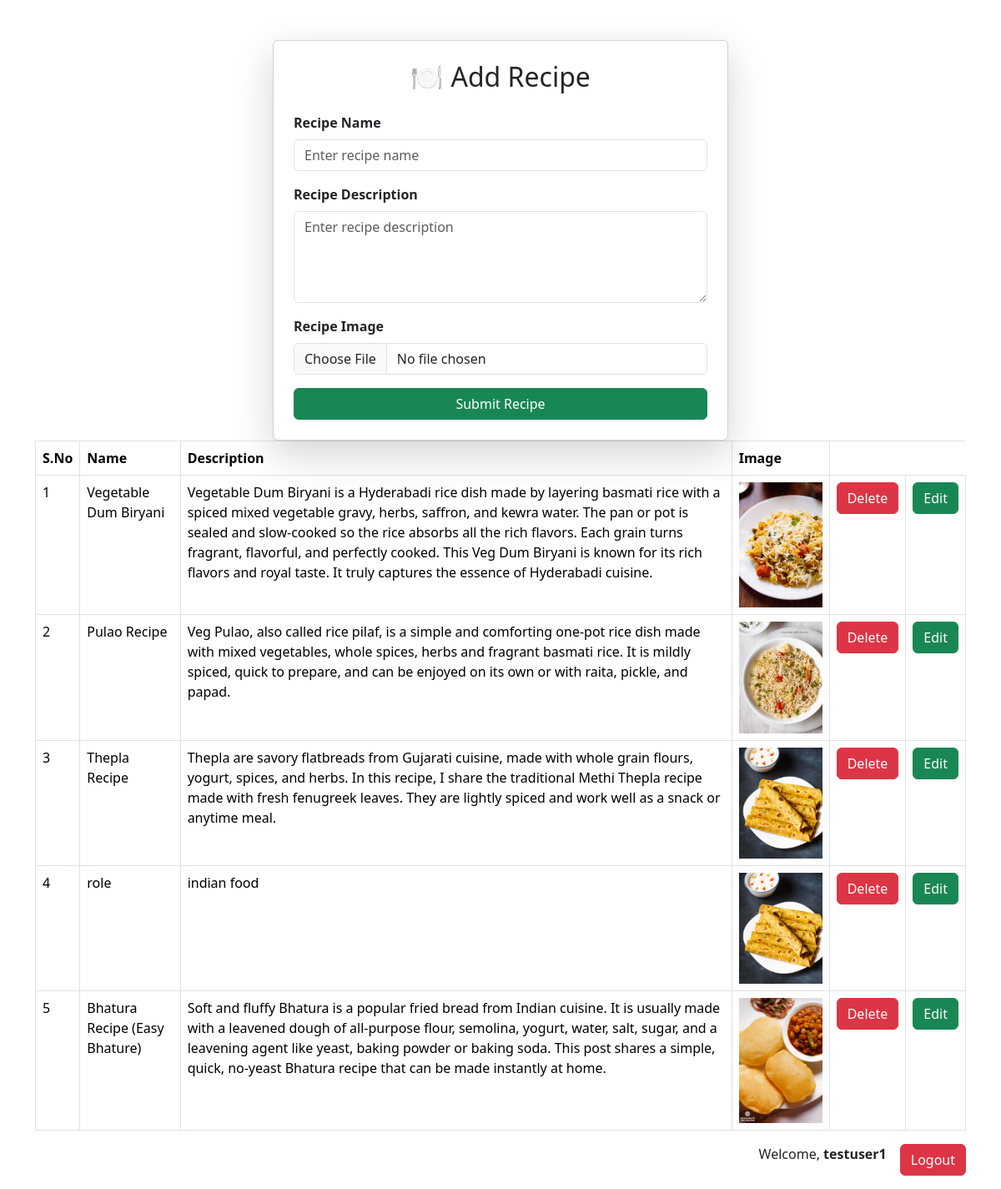
The page /recipie/ (signed in) on the database its author committed.
### vege/models.py (models this page shows)
class Recipie(models.Model):
    user = models.ForeignKey(
        User,
        on_delete=models.CASCADE
    )
    name = models.CharField(max_length=500)
    description = models.CharField(max_length=100)
    image = models.ImageField(upload_to='')

### vege/views.py (the view, shortened to what this page needs)
@login_required(login_url='login')
def recipie(request):
    print(request.user.username)
    queryset = Recipie.objects.filter(user=request.user)
    print(queryset)
    context = {'recipes': queryset}
    return render(request, 'recipie.html',context)

### vege/templates/recipie.html (shortened to what this page needs)
{% extends 'base.html' %}
{% block start %}
<div class="container mt-5">
    <div class="card shadow-lg p-4 col-md-6 mx-auto">
        <h2 class="text-center mb-4">🍽 Add Recipe</h2>
        <form method="POST" enctype="multipart/form-data">
            <div class="mb-3">
                <label class="form-label fw-bold">Recipe Name</label>
                <input
                    type="text"
                    class="form-control"
                    name="name"
                    placeholder="Enter recipe name">
            </div>
            <div class="mb-3">
                <label class="form-label fw-bold">Recipe Description</label>
                <textarea
                    class="form-control"
                    rows="4"
                    name="recipe_description"
                    placeholder="Enter recipe description"></textarea>
            </div>
            <div class="mb-3">
                <label class="form-label fw-bold">Recipe Image</label>
                <input
                    type="file"
                    class="form-control"
                    name="recipe_image">
            </div>
            <div class="d-grid">
                <button type="submit" class="btn btn-success">
                    Submit Recipe
                </button>
            </div>
        </form>
    </div>
</div>
<table class="table table-bordered">
    <tr>
        <th>S.No</th>
        <th>Name</th>
        <th>Description</th>
        <th>Image</th>
    </tr>
    {% for recipe in recipes %}
    <tr>
        <td>{{ forloop.counter }}</td>
        <td>{{ recipe.name }}</td>
        <td>{{ recipe.description }}</td>
        <td>
            {%if recipe.image %}
                <img src="{{ recipe.image.url }}" width="100">
            {% else %}
                NO IMAGE
            {% endif %}
        </td>
        <td>
    <a href="/delete/{{recipe.id}}/" class="btn btn-danger">
        Delete
    </a>
</td>
        <td>
    <a href="/update/{{ recipe.id }}/" class="btn btn-success">
        Edit
    </a>
</td>
    </tr>
    {% endfor %}
</table>
{% if request.user.is_authenticated %}
<div class="d-flex justify-content-end mb-3">
    <span class="me-3">
        Welcome, <b>{{ request.user.username }}</b>
    </span>
    <a href="{% url 'logout' %}" class="btn btn-danger">
        Logout
    </a>
</div>
{% endif %}
{% endblock %}

### home/templates/base.html (shortened to what this page needs)
<!DOCTYPE html>
<html lang="en">
<head>
    <link href="https://cdn.jsdelivr.net/npm/bootstrap@5.3.3/dist/css/bootstrap.min.css" rel="stylesheet">
</head>
<body>
    <div class="container mt-4">
        {% block start %}
        {% endblock %}
    </div>
</body>
</html>

### rows shown on the page
Recipie: name "Vegetable Dum Biryani", description "Vegetable Dum Biryani is a Hyderabadi rice dish made by layering basmati rice with a spiced mixed vegetable gravy, herbs, saffron, and kewra water. The pan or pot is sealed and slow-cooked so the rice absorbs all the rich flavors. Each grain turns fragrant, flavorful, and perfectly cooked. This Veg Dum Biryani is known for its rich flavors and royal taste. It truly captures the essence of Hyderabadi cuisine.", image (picture)
Recipie: name "Pulao Recipe", description "Veg Pulao, also called rice pilaf, is a simple and comforting one-pot rice dish made with mixed vegetables, whole spices, herbs and fragrant basmati rice. It is mildly spiced, quick to prepare, and can be enjoyed on its own or with raita, pickle, and papad.", image (picture)
Recipie: name "Thepla Recipe", description "Thepla are savory flatbreads from Gujarati cuisine, made with whole grain flours, yogurt, spices, and herbs. In this recipe, I share the traditional Methi Thepla recipe made with fresh fenugreek leaves. They are lightly spiced and work well as a snack or anytime meal.", image (picture)
Recipie: name "role", description "indian food", image (picture)
Recipie: name "Bhatura Recipe (Easy Bhature)", description "Soft and fluffy Bhatura is a popular fried bread from Indian cuisine. It is usually made with a leavened dough of all-purpose flour, semolina, yogurt, water, salt, sugar, and a leavening agent like yeast, baking powder or baking soda. This post shares a simple, quick, no-yeast Bhatura recipe that can be made instantly at home.", image (picture)

### other values the page prints
{{ request.user.username }} "testuser1"
